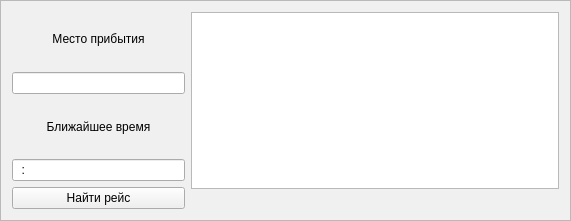
   <widget class="QFrame" name="frame_3">
    <property name="geometry">
     <rect>
      <x>580</x>
      <y>40</y>
      <width>571</width>
      <height>221</height>
     </rect>
    </property>
    <property name="palette">
     <palette>
      <active>
       <colorrole role="WindowText">
        <brush brushstyle="SolidPattern">
         <color alpha="255">
          <red>0</red>
          <green>0</green>
          <blue>0</blue>
         </color>
        </brush>
       </colorrole>
       <colorrole role="Button">
        <brush brushstyle="SolidPattern">
         <color alpha="255">
          <red>240</red>
          <green>240</green>
          <blue>240</blue>
         </color>
        </brush>
       </colorrole>
       <colorrole role="Light">
        <brush brushstyle="SolidPattern">
         <color alpha="255">
          <red>255</red>
          <green>255</green>
          <blue>255</blue>
         </color>
        </brush>
       </colorrole>
       <colorrole role="Midlight">
        <brush brushstyle="SolidPattern">
         <color alpha="255">
          <red>227</red>
          <green>227</green>
          <blue>227</blue>
         </color>
        </brush>
       </colorrole>
       <colorrole role="Dark">
        <brush brushstyle="SolidPattern">
         <color alpha="255">
          <red>160</red>
          <green>160</green>
          <blue>160</blue>
         </color>
        </brush>
       </colorrole>
       <colorrole role="Mid">
        <brush brushstyle="SolidPattern">
         <color alpha="255">
          <red>160</red>
          <green>160</green>
          <blue>160</blue>
         </color>
        </brush>
       </colorrole>
       <colorrole role="Text">
        <brush brushstyle="SolidPattern">
         <color alpha="255">
          <red>0</red>
          <green>0</green>
          <blue>0</blue>
         </color>
        </brush>
       </colorrole>
       <colorrole role="BrightText">
        <brush brushstyle="SolidPattern">
         <color alpha="255">
          <red>255</red>
          <green>255</green>
          <blue>255</blue>
         </color>
        </brush>
       </colorrole>
       <colorrole role="ButtonText">
        <brush brushstyle="SolidPattern">
         <color alpha="255">
          <red>0</red>
          <green>0</green>
          <blue>0</blue>
         </color>
        </brush>
       </colorrole>
       <colorrole role="Base">
        <brush brushstyle="SolidPattern">
         <color alpha="255">
          <red>255</red>
          <green>255</green>
          <blue>255</blue>
         </color>
        </brush>
       </colorrole>
       <colorrole role="Window">
        <brush brushstyle="SolidPattern">
         <color alpha="255">
          <red>112</red>
          <green>112</green>
          <blue>112</blue>
         </color>
        </brush>
       </colorrole>
       <colorrole role="Shadow">
        <brush brushstyle="SolidPattern">
         <color alpha="255">
          <red>105</red>
          <green>105</green>
          <blue>105</blue>
         </color>
        </brush>
       </colorrole>
       <colorrole role="Highlight">
        <brush brushstyle="SolidPattern">
         <color alpha="255">
          <red>0</red>
          <green>120</green>
          <blue>215</blue>
         </color>
        </brush>
       </colorrole>
       <colorrole role="HighlightedText">
        <brush brushstyle="SolidPattern">
         <color alpha="255">
          <red>255</red>
          <green>255</green>
          <blue>255</blue>
         </color>
        </brush>
       </colorrole>
       <colorrole role="Link">
        <brush brushstyle="SolidPattern">
         <color alpha="255">
          <red>0</red>
          <green>0</green>
          <blue>255</blue>
         </color>
        </brush>
       </colorrole>
       <colorrole role="LinkVisited">
        <brush brushstyle="SolidPattern">
         <color alpha="255">
          <red>255</red>
          <green>0</green>
          <blue>255</blue>
         </color>
        </brush>
       </colorrole>
       <colorrole role="AlternateBase">
        <brush brushstyle="SolidPattern">
         <color alpha="255">
          <red>245</red>
          <green>245</green>
          <blue>245</blue>
         </color>
        </brush>
       </colorrole>
       <colorrole role="NoRole">
        <brush brushstyle="SolidPattern">
         <color alpha="255">
          <red>0</red>
          <green>0</green>
          <blue>0</blue>
         </color>
        </brush>
       </colorrole>
       <colorrole role="ToolTipBase">
        <brush brushstyle="SolidPattern">
         <color alpha="255">
          <red>255</red>
          <green>255</green>
          <blue>220</blue>
         </color>
        </brush>
       </colorrole>
       <colorrole role="ToolTipText">
        <brush brushstyle="SolidPattern">
         <color alpha="255">
          <red>0</red>
          <green>0</green>
          <blue>0</blue>
         </color>
        </brush>
       </colorrole>
       <colorrole role="PlaceholderText">
        <brush brushstyle="SolidPattern">
         <color alpha="128">
          <red>0</red>
          <green>0</green>
          <blue>0</blue>
         </color>
        </brush>
       </colorrole>
      </active>
      <inactive>
       <colorrole role="WindowText">
        <brush brushstyle="SolidPattern">
         <color alpha="255">
          <red>0</red>
          <green>0</green>
          <blue>0</blue>
         </color>
        </brush>
       </colorrole>
       <colorrole role="Button">
        <brush brushstyle="SolidPattern">
         <color alpha="255">
          <red>240</red>
          <green>240</green>
          <blue>240</blue>
         </color>
        </brush>
       </colorrole>
       <colorrole role="Light">
        <brush brushstyle="SolidPattern">
         <color alpha="255">
          <red>255</red>
          <green>255</green>
          <blue>255</blue>
         </color>
        </brush>
       </colorrole>
       <colorrole role="Midlight">
        <brush brushstyle="SolidPattern">
         <color alpha="255">
          <red>227</red>
          <green>227</green>
          <blue>227</blue>
         </color>
        </brush>
       </colorrole>
       <colorrole role="Dark">
        <brush brushstyle="SolidPattern">
         <color alpha="255">
          <red>160</red>
          <green>160</green>
          <blue>160</blue>
         </color>
        </brush>
       </colorrole>
       <colorrole role="Mid">
        <brush brushstyle="SolidPattern">
         <color alpha="255">
          <red>160</red>
          <green>160</green>
          <blue>160</blue>
         </color>
        </brush>
       </colorrole>
       <colorrole role="Text">
        <brush brushstyle="SolidPattern">
         <color alpha="255">
          <red>0</red>
          <green>0</green>
          <blue>0</blue>
         </color>
        </brush>
       </colorrole>
       <colorrole role="BrightText">
        <brush brushstyle="SolidPattern">
         <color alpha="255">
          <red>255</red>
          <green>255</green>
          <blue>255</blue>
         </color>
        </brush>
       </colorrole>
       <colorrole role="ButtonText">
        <brush brushstyle="SolidPattern">
         <color alpha="255">
          <red>0</red>
          <green>0</green>
          <blue>0</blue>
         </color>
        </brush>
       </colorrole>
       <colorrole role="Base">
        <brush brushstyle="SolidPattern">
         <color alpha="255">
          <red>255</red>
          <green>255</green>
          <blue>255</blue>
         </color>
        </brush>
       </colorrole>
       <colorrole role="Window">
        <brush brushstyle="SolidPattern">
         <color alpha="255">
          <red>240</red>
          <green>240</green>
          <blue>240</blue>
         </color>
        </brush>
       </colorrole>
       <colorrole role="Shadow">
        <brush brushstyle="SolidPattern">
         <color alpha="255">
          <red>105</red>
          <green>105</green>
          <blue>105</blue>
         </color>
        </brush>
       </colorrole>
       <colorrole role="Highlight">
        <brush brushstyle="SolidPattern">
         <color alpha="255">
          <red>240</red>
          <green>240</green>
          <blue>240</blue>
         </color>
        </brush>
       </colorrole>
       <colorrole role="HighlightedText">
        <brush brushstyle="SolidPattern">
         <color alpha="255">
          <red>0</red>
          <green>0</green>
          <blue>0</blue>
         </color>
        </brush>
       </colorrole>
       <colorrole role="Link">
        <brush brushstyle="SolidPattern">
         <color alpha="255">
          <red>0</red>
          <green>0</green>
          <blue>255</blue>
         </color>
        </brush>
       </colorrole>
       <colorrole role="LinkVisited">
        <brush brushstyle="SolidPattern">
         <color alpha="255">
          <red>255</red>
          <green>0</green>
          <blue>255</blue>
         </color>
        </brush>
       </colorrole>
       <colorrole role="AlternateBase">
        <brush brushstyle="SolidPattern">
         <color alpha="255">
          <red>245</red>
          <green>245</green>
          <blue>245</blue>
         </color>
        </brush>
       </colorrole>
       <colorrole role="NoRole">
        <brush brushstyle="NoBrush">
         <color alpha="255">
          <red>0</red>
          <green>0</green>
          <blue>0</blue>
         </color>
        </brush>
       </colorrole>
       <colorrole role="ToolTipBase">
        <brush brushstyle="SolidPattern">
         <color alpha="255">
          <red>255</red>
          <green>255</green>
          <blue>220</blue>
         </color>
        </brush>
       </colorrole>
       <colorrole role="ToolTipText">
        <brush brushstyle="SolidPattern">
         <color alpha="255">
          <red>0</red>
          <green>0</green>
          <blue>0</blue>
         </color>
        </brush>
       </colorrole>
       <colorrole role="PlaceholderText">
        <brush brushstyle="SolidPattern">
         <color alpha="128">
          <red>0</red>
          <green>0</green>
          <blue>0</blue>
         </color>
        </brush>
       </colorrole>
      </inactive>
      <disabled>
       <colorrole role="WindowText">
        <brush brushstyle="SolidPattern">
         <color alpha="255">
          <red>120</red>
          <green>120</green>
          <blue>120</blue>
         </color>
        </brush>
       </colorrole>
       <colorrole role="Button">
        <brush brushstyle="SolidPattern">
         <color alpha="255">
          <red>240</red>
          <green>240</green>
          <blue>240</blue>
         </color>
        </brush>
       </colorrole>
       <colorrole role="Light">
        <brush brushstyle="SolidPattern">
         <color alpha="255">
          <red>255</red>
          <green>255</green>
          <blue>255</blue>
         </color>
        </brush>
       </colorrole>
       <colorrole role="Midlight">
        <brush brushstyle="SolidPattern">
         <color alpha="255">
          <red>247</red>
          <green>247</green>
          <blue>247</blue>
         </color>
        </brush>
       </colorrole>
       <colorrole role="Dark">
        <brush brushstyle="SolidPattern">
         <color alpha="255">
          <red>160</red>
          <green>160</green>
          <blue>160</blue>
         </color>
        </brush>
       </colorrole>
       <colorrole role="Mid">
        <brush brushstyle="SolidPattern">
         <color alpha="255">
          <red>160</red>
          <green>160</green>
          <blue>160</blue>
         </color>
        </brush>
       </colorrole>
       <colorrole role="Text">
        <brush brushstyle="SolidPattern">
         <color alpha="255">
          <red>120</red>
          <green>120</green>
          <blue>120</blue>
         </color>
        </brush>
       </colorrole>
       <colorrole role="BrightText">
        <brush brushstyle="SolidPattern">
         <color alpha="255">
          <red>255</red>
          <green>255</green>
          <blue>255</blue>
         </color>
        </brush>
       </colorrole>
       <colorrole role="ButtonText">
        <brush brushstyle="SolidPattern">
         <color alpha="255">
          <red>120</red>
          <green>120</green>
          <blue>120</blue>
         </color>
        </brush>
       </colorrole>
       <colorrole role="Base">
        <brush brushstyle="SolidPattern">
         <color alpha="255">
          <red>112</red>
          <green>112</green>
          <blue>112</blue>
         </color>
        </brush>
       </colorrole>
       <colorrole role="Window">
        <brush brushstyle="SolidPattern">
         <color alpha="255">
          <red>112</red>
          <green>112</green>
          <blue>112</blue>
         </color>
        </brush>
       </colorrole>
       <colorrole role="Shadow">
        <brush brushstyle="SolidPattern">
         <color alpha="255">
          <red>0</red>
          <green>0</green>
          <blue>0</blue>
         </color>
        </brush>
       </colorrole>
       <colorrole role="Highlight">
        <brush brushstyle="SolidPattern">
         <color alpha="255">
          <red>0</red>
          <green>120</green>
          <blue>215</blue>
         </color>
        </brush>
       </colorrole>
       <colorrole role="HighlightedText">
        <brush brushstyle="SolidPattern">
         <color alpha="255">
          <red>255</red>
          <green>255</green>
          <blue>255</blue>
         </color>
        </brush>
       </colorrole>
       <colorrole role="Link">
        <brush brushstyle="SolidPattern">
         <color alpha="255">
          <red>0</red>
          <green>0</green>
          <blue>255</blue>
         </color>
        </brush>
       </colorrole>
       <colorrole role="LinkVisited">
        <brush brushstyle="SolidPattern">
         <color alpha="255">
          <red>255</red>
          <green>0</green>
          <blue>255</blue>
         </color>
        </brush>
       </colorrole>
       <colorrole role="AlternateBase">
        <brush brushstyle="SolidPattern">
         <color alpha="255">
          <red>245</red>
          <green>245</green>
          <blue>245</blue>
         </color>
        </brush>
       </colorrole>
       <colorrole role="NoRole">
        <brush brushstyle="NoBrush">
         <color alpha="255">
          <red>0</red>
          <green>0</green>
          <blue>0</blue>
         </color>
        </brush>
       </colorrole>
       <colorrole role="ToolTipBase">
        <brush brushstyle="SolidPattern">
         <color alpha="255">
          <red>255</red>
          <green>255</green>
          <blue>220</blue>
         </color>
        </brush>
       </colorrole>
       <colorrole role="ToolTipText">
        <brush brushstyle="SolidPattern">
         <color alpha="255">
          <red>0</red>
          <green>0</green>
          <blue>0</blue>
         </color>
        </brush>
       </colorrole>
       <colorrole role="PlaceholderText">
        <brush brushstyle="SolidPattern">
         <color alpha="128">
          <red>0</red>
          <green>0</green>
          <blue>0</blue>
         </color>
        </brush>
       </colorrole>
      </disabled>
     </palette>
    </property>
    <property name="autoFillBackground">
     <bool>true</bool>
    </property>
    <property name="frameShape">
     <enum>QFrame::StyledPanel</enum>
    </property>
    <property name="frameShadow">
     <enum>QFrame::Raised</enum>
    </property>
    <layout class="QHBoxLayout" name="horizontalLayout_6">
     <item>
      <layout class="QVBoxLayout" name="verticalLayout_10">
       <item>
        <layout class="QVBoxLayout" name="verticalLayout_16">
         <item>
          <widget class="QLabel" name="date_4">
           <property name="text">
            <string>Место прибытия</string>
           </property>
           <property name="alignment">
            <set>Qt::AlignCenter</set>
           </property>
          </widget>
         </item>
         <item>
          <widget class="QLineEdit" name="destination_2">
           <property name="inputMask">
            <string/>
           </property>
          </widget>
         </item>
        </layout>
       </item>
       <item>
        <layout class="QVBoxLayout" name="verticalLayout_17">
         <item>
          <widget class="QLabel" name="time_4">
           <property name="text">
            <string>Ближайшее время</string>
           </property>
           <property name="alignment">
            <set>Qt::AlignCenter</set>
           </property>
          </widget>
         </item>
         <item>
          <widget class="QLineEdit" name="timeLine">
           <property name="inputMask">
            <string>99:99</string>
           </property>
          </widget>
         </item>
        </layout>
       </item>
       <item>
        <widget class="QPushButton" name="pushButton_12">
         <property name="text">
          <string>Найти рейс</string>
         </property>
        </widget>
       </item>
      </layout>
     </item>
     <item>
      <layout class="QVBoxLayout" name="verticalLayout_18">
       <item>
        <widget class="QTableView" name="tableView_3">
         <property name="minimumSize">
          <size>
           <width>368</width>
           <height>0</height>
          </size>
         </property>
        </widget>
       </item>
       <item>
        <widget class="QLabel" name="label_5">
         <property name="text">
          <string/>
         </property>
         <property name="alignment">
          <set>Qt::AlignCenter</set>
         </property>
        </widget>
       </item>
      </layout>
     </item>
    </layout>
   </widget>
